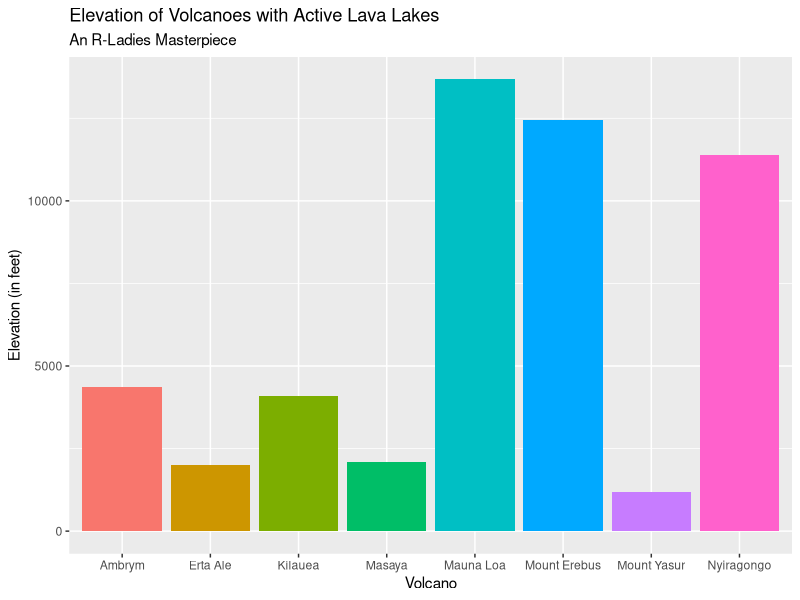
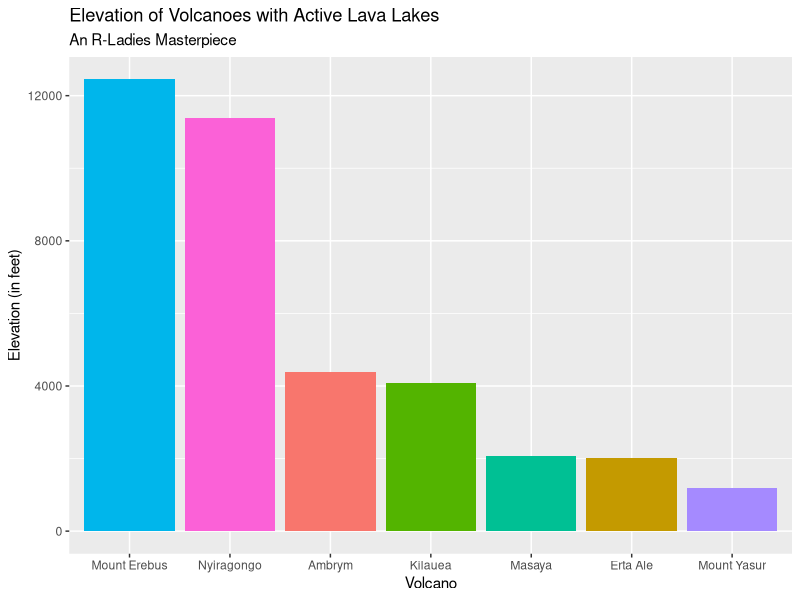
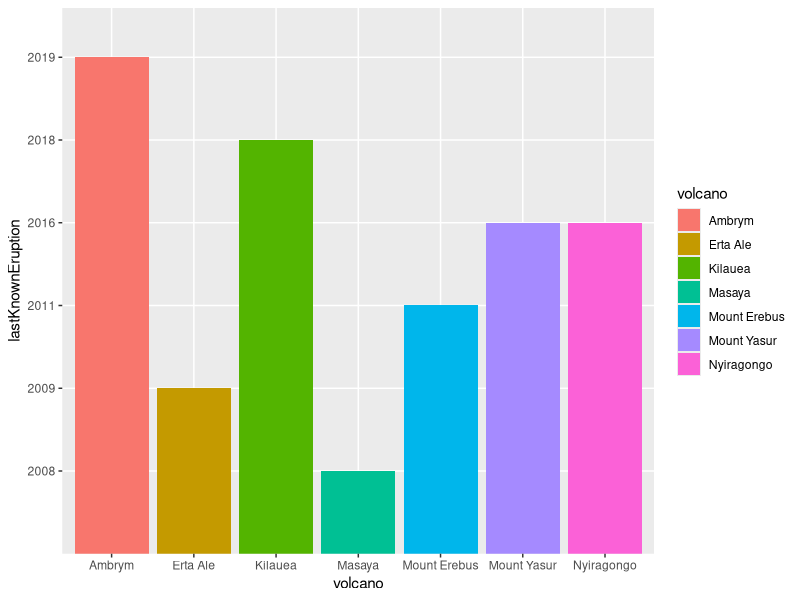
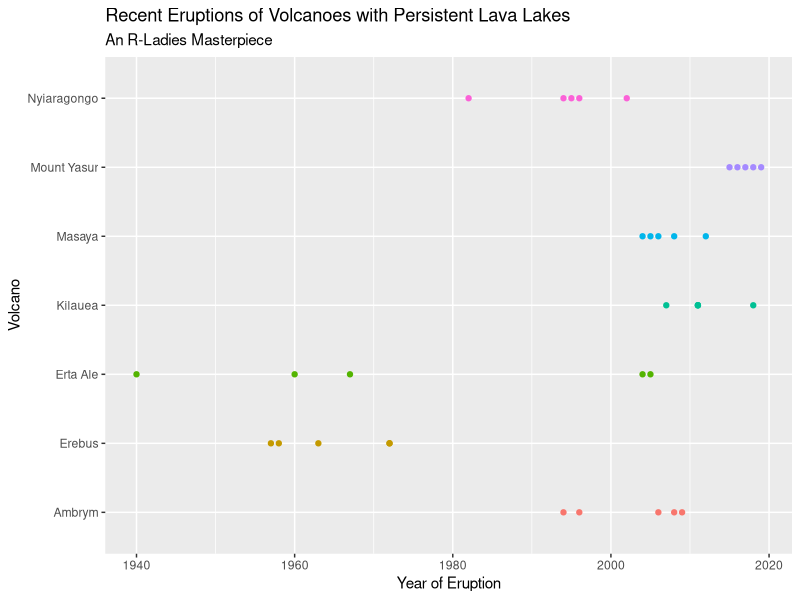

Write R code to recreate these figures, in order.
## ---- chunk 1
knitr::opts_chunk$set(echo = TRUE)
## ---- chunk 2
volcano <- c('Erta Ale', 'Ambrym', 'Mount Yasur', 'Mount Erebus', 'Kilauea', 'Nyiragongo', 'Masaya', 'Mauna Loa')
location <- c('Ethiopia','Vanuatu','Vanuatu','Antarctica','United States', 'Democratic Republic of the Congo','Nicaragua', 'United States')
elevationFt <- c(2011, 4377, 1184, 12448, 4091, 11385, 2083, 13678)
lastKnownEruption <- c('2009', '2019', '2016', '2011', '2018', '2016', '2008', '1984')

volcanoData <- data.frame(volcano, location, elevationFt, lastKnownEruption)
## ---- chunk 3
library(ggplot2)
ggplot(data=volcanoData, aes(x=volcano, y=elevationFt, fill=volcano)) +
  geom_bar(stat="identity") + 
  ggtitle("Elevation of Volcanoes with Active Lava Lakes", subtitle="An R-Ladies Masterpiece") + 
  ylab("Elevation (in feet)") + 
  xlab ("Volcano") + 
  theme(legend.position = "none")

## ---- chunk 4
#git -A
#git -a -m "add initial lava lake bar chart" 
  #Remember, our commit message is a breadcrumb for us to remember why we made this commit
#git commit push origin

## ---- chunk 5
library(dplyr)
volcanoData %>%
  filter (volcano != "Mauna Loa") -> lavaLake
## ---- chunk 6
ggplot(data=lavaLake, aes(x= reorder (volcano, -elevationFt), y=elevationFt, fill=volcano)) +
  geom_bar(stat="identity") + 
  ggtitle("Elevation of Volcanoes with Active Lava Lakes", subtitle="An R-Ladies Masterpiece") + 
  ylab("Elevation (in feet)") + 
  xlab ("Volcano") + 
  theme(legend.position="none")
## ---- chunk 7
#git -A
#git -a -m "add revised lava lake bar chart that omits Mauna Loa" 
#git commit push origin
## ---- chunk 8
ggplot(data=lavaLake, aes(x=volcano, y=lastKnownEruption, fill= volcano)) +
  geom_bar(stat = "identity")

## ---- chunk 9
library(readxl)
eruptions <- read_xlsx("volcano.xlsx")
## ---- chunk 10
eruptions %>%
  filter (volcano != "Mauna Loa") -> lavaEruption
## ---- chunk 11
ggplot(data=lavaEruption, aes(y=volcano, x=eruption, color= volcano, position="dodge")) +
  geom_point() + 
  ggtitle("Recent Eruptions of Volcanoes with Persistent Lava Lakes", subtitle="An R-Ladies Masterpiece") + 
  ylab("Volcano") + 
  xlab ("Year of Eruption") + 
  theme(legend.position="none")
  
## ---- chunk 12
#git -A
#git -a -m "added new section to include recent eruption scatterplot" 
#git commit push origin
